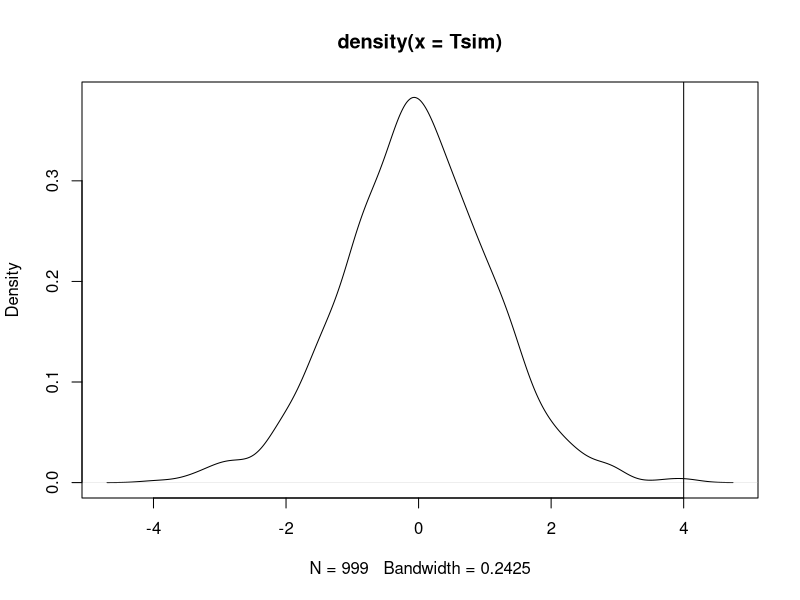

R code for this plot:
# N = 10
# test statistic is (sample mean - 0)/(sd(data)/sqrt(N))

set.seed(1)

Tobs = 4
N = 10 # sample size
nsim = 999 # number of simulated data sets

# Under H0, say the distribution of the data is N(0, 1)
# Simulate data sets under H0
simdata = matrix(rnorm(N * nsim, mean = 0, sd = 1),
                 nrow = nsim, ncol = N)
# calculate test statistic for each simulated data set
Tsim = rowMeans(simdata)/(apply(simdata, 1, sd)/sqrt(N))

# plot approximate null distribution
plot(density(Tsim))
abline(v = 4) # location of Tobs

# include observed test statistic to simulated test statistics
Tsim = c(Tsim, Tobs)

# determine proportion of test statistics as extreme as the observed
# test statistic
mean(Tsim >= Tobs)
